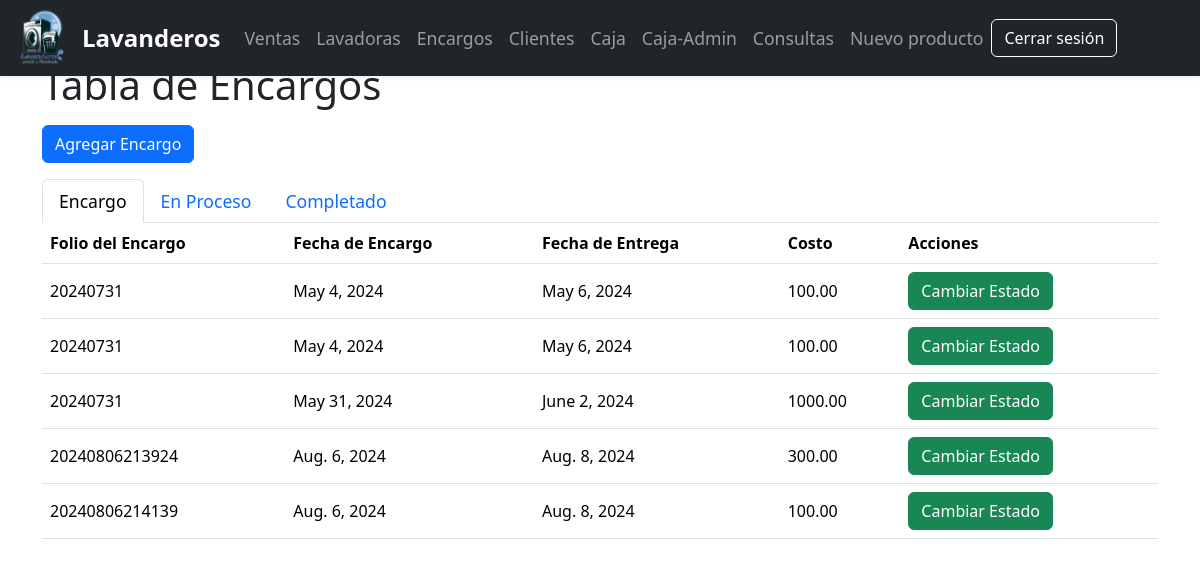
Screenshot of /encargos/ (signed in) with the database file from the repository.
### pos/models.py (models this page shows)
class Encargo(models.Model):
    ESTADOS_CHOICES = (
        ('ENCARGO', 'Encargo'),
        ('EN_PROCESO', 'En proceso'),
        ('COMPLETADO', 'Completado'),
    )
    Folio = models.CharField(max_length=30)
    fecha_encargo = models.DateField(auto_now_add=True,editable=False)
    fecha_entrega = models.DateField()
    cliente = models.ForeignKey(Cliente, on_delete=models.CASCADE, default=1)
    estado = models.CharField(max_length=20, choices=ESTADOS_CHOICES, default='ENCARGO')
    costo = models.DecimalField(max_digits=10, decimal_places=2)
    adeudo = models.DecimalField(max_digits=10, decimal_places=2)
    ingreso = models.DecimalField(max_digits=10, decimal_places=2)
    usuario = models.ForeignKey(User, on_delete=models.CASCADE, default=1)
    entregado = models.BooleanField(default=False)
    observaciones = models.TextField(blank=True, null=True)

### pos/views.py (the view)
# urls.py: path('encargos/', views.encargo, name='encargos'),
@login_required
def encargo(request):
    encargos_encargo = Encargo.objects.filter(estado='ENCARGO')
    encargos_proceso = Encargo.objects.filter(estado='EN_PROCESO')
    encargos_completado = Encargo.objects.filter(estado='COMPLETADO')
    clientes = Cliente.objects.all()
    context = {
        'encargos_encargo': encargos_encargo,
        'encargos_proceso': encargos_proceso,
        'encargos_completado': encargos_completado,
        'clientes': clientes,
    }
    return render(request, 'encargos.html', context)

### pos/templates/encargos.html (shortened to what this page needs)
<!DOCTYPE html>
<html lang="en">
<head>
</head>
<body>
    {% load static %}
    {% include 'layouts/navbar.html' %}
    <div class="container mt-7">
        <h1>Tabla de Encargos</h1>
        <button type="button" class="btn btn-primary mt-2" data-bs-toggle="modal" data-bs-target="#modalAgregarEncargo">
            Agregar Encargo
        </button>
        <ul class="nav nav-tabs mt-3" id="tabEncargos" role="tablist">
            <li class="nav-item">
                <a class="nav-link active" id="encargo-tab" data-toggle="tab" href="#encargo" role="tab" aria-controls="encargo" aria-selected="true">Encargo</a>
            </li>
            <li class="nav-item">
                <a class="nav-link" id="proceso-tab" data-toggle="tab" href="#proceso" role="tab" aria-controls="proceso" aria-selected="false">En Proceso</a>
            </li>
            <li class="nav-item">
                <a class="nav-link" id="completado-tab" data-toggle="tab" href="#completado" role="tab" aria-controls="completado" aria-selected="false">Completado</a>
            </li>
        </ul>
        <div class="tab-content" id="contenidoEncargos">
            <div class="tab-pane fade show active" id="encargo" role="tabpanel" aria-labelledby="encargo-tab">
                <table class="table">
                    <thead>
                        <tr>
                            <th class="color-grey">Folio del Encargo</th>
                            <th>Fecha de Encargo</th>
                            <th>Fecha de Entrega</th>
                            <th class="color-price">Costo</th>
                            <th>Acciones</th>
                        </tr>
                    </thead>
                    <tbody>
                        {% for encargo in encargos_encargo %}
                        <tr>
                            <td class="color-grey">{{ encargo.Folio }}</td>
                            <td>{{ encargo.fecha_encargo }}</td>
                            <td>{{ encargo.fecha_entrega }}</td>
                            <td>{{ encargo.costo }}</td>
                            <td>
                                <button class="btn-cambiar-proceso btn btn-success" data-id="{{ encargo.id }}">Cambiar Estado</button>
                            </td>
                        </tr>
                        {% endfor %}
                    </tbody>
                </table>
            </div>
        </div>
    </div>
</body>
</html>

### pos/templates/encargos.html (style rules this page uses)
.mt-7, .my-7 { margin-top: 3.8rem !important; }
.table th, .table td { vertical-align: middle; }
.color-price { color: rgb(0, 110, 255); }
.color-grey { color: #bbc3c9; }

### pos/templates/layouts/navbar.html (style rules this page uses)
.mt-7, .my-7 { margin-top: 3.8rem !important; }
.nav-link { font-size: 1.1rem; padding-right: 1rem; padding-left: 1rem; transition: color 0.3s, background-color 0.3s; }

### rows the page displays
Encargo: Folio "20240731", fecha_encargo "May 4, 2024", fecha_entrega "May 6, 2024", costo "100.00"
Encargo: Folio "20240731", fecha_encargo "May 4, 2024", fecha_entrega "May 6, 2024", costo "100.00"
Encargo: Folio "20240731", fecha_encargo "May 31, 2024", fecha_entrega "June 2, 2024", costo "1000.00"
Encargo: Folio "20240806213924", fecha_encargo "Aug. 6, 2024", fecha_entrega "Aug. 8, 2024", costo "300.00"
Encargo: Folio "20240806214139", fecha_encargo "Aug. 6, 2024", fecha_entrega "Aug. 8, 2024", costo "100.00"
